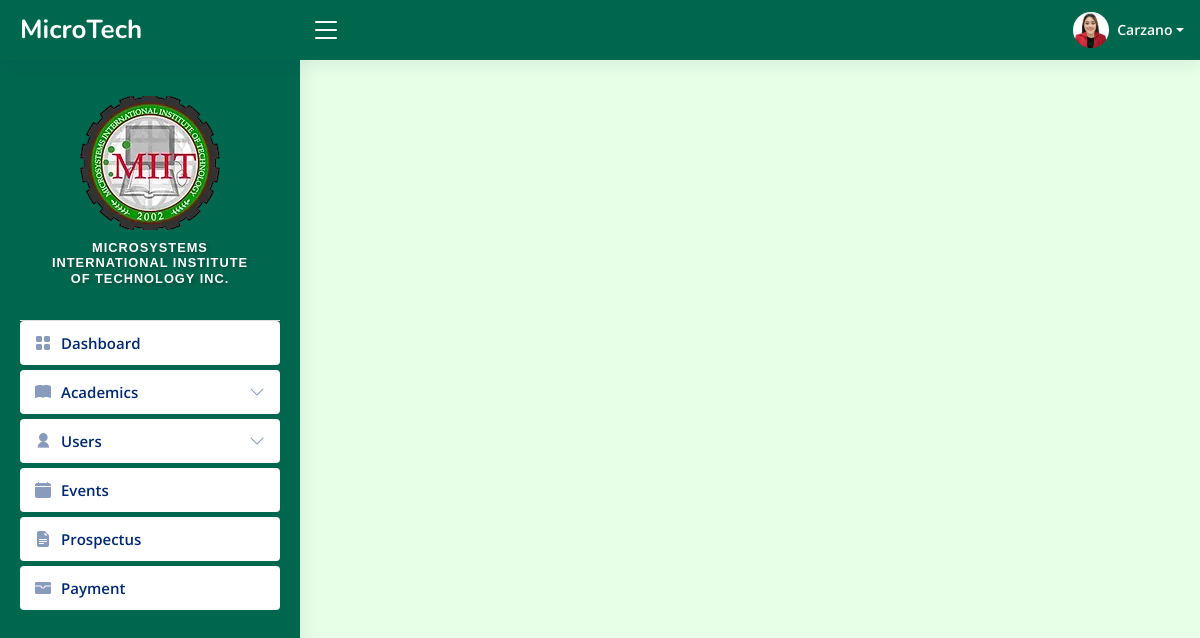
Screenshot of /PHP/event-con.php (signed in) with the database file from the repository.
### tables this page shows
CREATE TABLE `tbl_users` (
  `user_id` int(11) NOT NULL,
  `user_fname` varchar(50) NOT NULL,
  `user_lname` varchar(50) NOT NULL,
  `user_email` varchar(80) NOT NULL,
  `user_name` varchar(50) NOT NULL,
  `user_pass` varchar(100) NOT NULL,
  `user_role` varchar(20) NOT NULL,
  `user_image` varchar(100) NOT NULL,
  `date_of_birth` date DEFAULT NULL,
  `gender` enum('Male','Female') DEFAULT NULL,
  `hire_date` date DEFAULT NULL,
  `department` varchar(100) DEFAULT NULL,
  `phone_number` varchar(15) DEFAULT NULL,
  `address` varchar(100) DEFAULT NULL,
  `created_at` timestamp NOT NULL DEFAULT current_timestamp()
);

### PHP/event-con.php (the view, shortened to what this page needs)
<?php
include_once "../templates/header.php";
?>
<link href='https://cdn.jsdelivr.net/npm/fullcalendar@5.10.1/main.min.css' rel='stylesheet' />
<link href="https://cdnjs.cloudflare.com/ajax/libs/bootstrap-icons/1.8.3/font/bootstrap-icons.min.css" rel="stylesheet">
<link href="https://cdn.jsdelivr.net/npm/bootstrap-datepicker/dist/css/bootstrap-datepicker.min.css" rel="stylesheet">

### templates/header.php (shortened to what this page needs)
<!DOCTYPE html>
<html lang="en">
<head>
  <link href="../../assets/vendor/bootstrap/css/bootstrap.min.css" rel="stylesheet">
  <link href="../../assets/vendor/bootstrap-icons/bootstrap-icons.css" rel="stylesheet">
  <link href="../../assets/vendor/boxicons/css/boxicons.min.css" rel="stylesheet">
  <link href="../../assets/vendor/quill/quill.snow.css" rel="stylesheet">
  <link href="../../assets/vendor/quill/quill.bubble.css" rel="stylesheet">
  <link href="../../assets/vendor/remixicon/remixicon.css" rel="stylesheet">
  <link href="../../assets/vendor/simple-datatables/style.css" rel="stylesheet">
  <link href="../../assets/css/style.css" rel="stylesheet">
</head>
<?php
$database = new Connection();
$conn = $database->open();
$userid = $_SESSION["login"];
$statements = $conn->prepare("SELECT user_fname, user_lname, user_image, user_role FROM tbl_users WHERE user_id = ?");
$statements->execute([$userid]);
$user = $statements->fetch(PDO::FETCH_ASSOC);
if ($user) {
    $lname = $user['user_lname'];
    $image = $user['user_image'];
} else {
    $fname = '';
    $lname = '';
    $role = '';
    $image = 'default.png';
    echo "User not found!";
}
?>
<body style="background-color:#e6ffe6;">
  <header id="header" class="header fixed-top d-flex align-items-center" style="background-color: #00674f;">
    <div class="d-flex align-items-center justify-content-between">
      <a href="../admin/index.php" class="logo d-flex align-items-center">
        <span class="d-none d-lg-block text-white">MicroTech</span>
      </a>
      <i class="bi bi-list toggle-sidebar-btn text-white"></i>
    </div>
    <nav class="header-nav ms-auto">
      <ul class="d-flex align-items-center">
        <li class="nav-item dropdown pe-3">
          <a class="nav-link nav-profile d-flex align-items-center pe-0 " href="#" data-bs-toggle="dropdown">
           <img src="upload-files/<?php echo htmlspecialchars($image); ?>" id="currentPhoto" onerror="this.src='images/default.png'" alt="Profile Image" class="rounded-circle">
            <span class="d-none d-md-block dropdown-toggle ps-2 text-white"><?php echo htmlspecialchars($lname)?></span>
          </a>
        </li>
      </ul>
    </nav>
  </header>
  <aside id="sidebar" class="sidebar" style="background-color: #00674f;">
    <ul class="sidebar-nav" id="sidebar-nav">
    <div class="profile-section">
      <div>
        <img src="../admin/images/miit-logo.png" id="currentPhoto" onerror="this.src='images/default.png'" alt="Profile Image" class="rotate-flip">
      </div>
      <div class="logo-text" style="padding: 10px; text-align: center;">
        <h6>Microsystems International Institute of Technology Inc.</h6>
      </div>
    </div>
      <li class="nav-item">
        <a class="nav-link collapsed" href="../admin/index.php">
          <i class="bi bi-grid-fill"></i>
          <span>Dashboard</span>
        </a>
      </li>
      <li class="nav-item">
          <a class="nav-link collapsed" data-bs-target="#tables-nav" data-bs-toggle="collapse" href="#">
            <i class="bi bi-book-fill"></i><span>Academics</span><i class="bi bi-chevron-down ms-auto"></i>
          </a>
      </li>
      <li class="nav-item">
        <a class="nav-link collapsed" data-bs-target="#user-nav" data-bs-toggle="collapse" href="#">
          <i class="ri-user-fill"></i><span>Users</span><i class="bi bi-chevron-down ms-auto"></i>
        </a>
      </li>
      <li class="nav-item">
        <a class="nav-link collapsed" href="../admin/event.php">
          <i class="bi bi-calendar-fill"></i>
          <span>Events</span>
        </a>
      </li>
      <li class="nav-item">
        <a class="nav-link collapsed" href="../admin/subject.php">
          <i class="bi bi-file-earmark-text-fill"></i>
          <span>Prospectus</span>
        </a>
      </li>
      <li class="nav-item">
        <a class="nav-link collapsed" href="../admin/payment.php">
          <i class="bi bi-wallet-fill"></i>
          <span>Payment</span>
        </a>
      </li>
      <br>
    </ul>
  </aside>

### assets/css/style.css (style rules this page uses)
:root { scroll-behavior: smooth; }
body { font-family: 'Open Sans', sans-serif; background: #f6f9ff; color: #444444; }
a { color: #4154f1; text-decoration: none; }
h1, h2, h3, h4, h5, h6 { font-family: 'Nunito', sans-serif; }
.logo { line-height: 1; }
@media (min-width: 1200px) { .logo { width: 280px; } }
.logo span { font-size: 26px; font-weight: 700; color: #012970; font-family: 'Nunito', sans-serif; }
.header { transition: all 0.5s; z-index: 997; height: 60px; box-shadow: 0px 2px 20px rgba(1, 41, 112, 0.1); background-color: #fff; padding-left: 20px; }
.header .toggle-sidebar-btn { font-size: 32px; padding-left: 10px; cursor: pointer; color: #012970; }
.header-nav ul { list-style: none; }
.header-nav > ul { margin: 0; padding: 0; }
.header-nav .nav-profile { color: #012970; }
.header-nav .nav-profile img { max-height: 36px; }
.header-nav .nav-profile span { font-size: 14px; font-weight: 600; }
.sidebar { position: fixed; top: 60px; left: 0; bottom: 0; width: 300px; z-index: 996; transition: all 0.3s; padding: 20px; overflow-y: auto; scrollbar-width: thin; scrollbar-color: #aab7cf transparent; box-shadow: 0px 0px 20px rgba(1, 41, 112, 0.1); background-color: #fff; }
.sidebar-nav { padding: 0; margin: 0; list-style: none; }
.sidebar-nav li { padding: 0; margin: 0; list-style: none; }
.sidebar-nav .nav-item { margin-bottom: 5px; }
.sidebar-nav .nav-link { display: flex; align-items: center; font-size: 15px; font-weight: 600; color: #4154f1; transition: 0.3; background: #f6f9ff; padding: 10px 15px; border-radius: 4px; }
.sidebar-nav .nav-link i { font-size: 16px; margin-right: 10px; color: #4154f1; }
.sidebar-nav .nav-link.collapsed { color: #012970; background: #fff; }
.sidebar-nav .nav-link.collapsed i { color: #899bbd; }
.sidebar-nav .nav-link .bi-chevron-down { margin-right: 0; transition: transform 0.2s ease-in-out; }

### templates/header.php (style rules this page uses)
.logo-text h6 { font-family: 'Arial', sans-serif; font-size: 0.8rem; font-weight: 600; letter-spacing: 1px; color: #ffffff; text-transform: uppercase; text-shadow: 2px 2px 4px rgba(0, 0, 0, 0.3); }
html { scroll-behavior: smooth; }
.sidebar .nav-link { transition: background-color 0.3s ease, color 0.3s ease; }
.profile-section { display: flex; flex-direction: column; align-items: center; padding: 1rem; border-bottom: 1px solid #ddd; }

### PHP/event-con.php (style rules this page uses)
a { text-decoration: none !important; }

### rows the page displays
tbl_users: user_image (picture), user_lname "Carzano"
